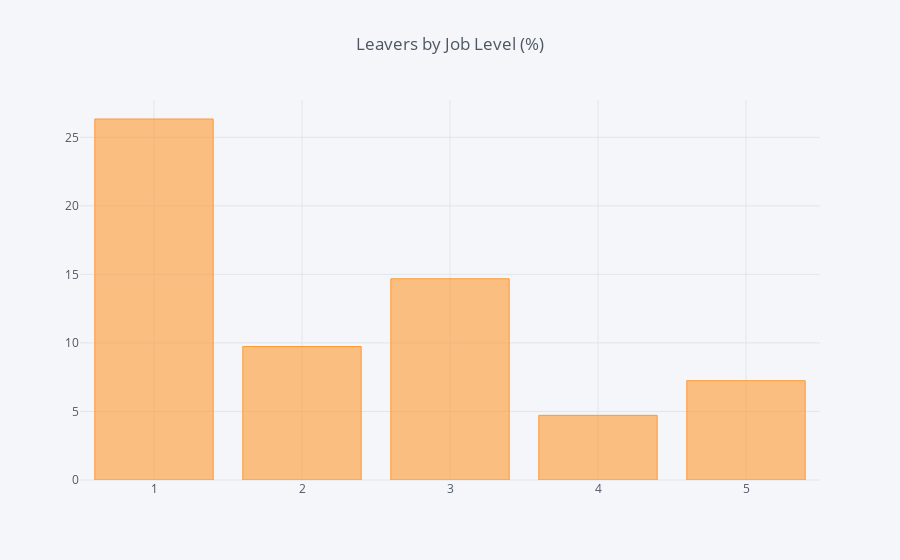

This figure's notebook cell:
### Code cell
df_JobLevel = pd.DataFrame(columns=["Job Level", "% of Leavers"])
i=0
for field in list(df_HR['JobLevel'].unique()):
    ratio = df_HR[(df_HR['JobLevel']==field)&(df_HR['Attrition']=="Yes")].shape[0] / df_HR[df_HR['JobLevel']==field].shape[0]
    df_JobLevel.loc[i] = (field, ratio*100)
    i += 1
    #print("In {}, the ratio of leavers is {:.2f}%".format(field, ratio*100))    
df_JL = df_JobLevel.groupby(by="Job Level").sum()
df_JL.iplot(kind='bar',title='Leavers by Job Level (%)')

### Figure 1 — Plotly figure (JSON) as saved in the notebook; plotly's stock layout.template omitted (floating-point values rounded to 4 significant figures)
{"data": [{"marker": {"color": "rgba(255, 153, 51, 0.6)", "line": {"color": "rgba(255, 153, 51, 1.0)", "width": 1}}, "name": "% of Leavers", "orientation": "v", "text": "", "type": "bar", "uid": "0999f694-6f5f-4a11-8799-8c88d7194370", "x": [1, 2, 3, 4, 5], "y": [26.34, 9.738, 14.68, 4.717, 7.246]}], "layout": {"legend": {"bgcolor": "#F5F6F9", "font": {"color": "#4D5663"}}, "paper_bgcolor": "#F5F6F9", "plot_bgcolor": "#F5F6F9", "title": {"font": {"color": "#4D5663"}, "text": "Leavers by Job Level (%)"}, "xaxis": {"gridcolor": "#E1E5ED", "showgrid": true, "tickfont": {"color": "#4D5663"}, "title": {"font": {"color": "#4D5663"}, "text": ""}, "zerolinecolor": "#E1E5ED"}, "yaxis": {"gridcolor": "#E1E5ED", "showgrid": true, "tickfont": {"color": "#4D5663"}, "title": {"font": {"color": "#4D5663"}, "text": ""}, "zerolinecolor": "#E1E5ED"}}}
